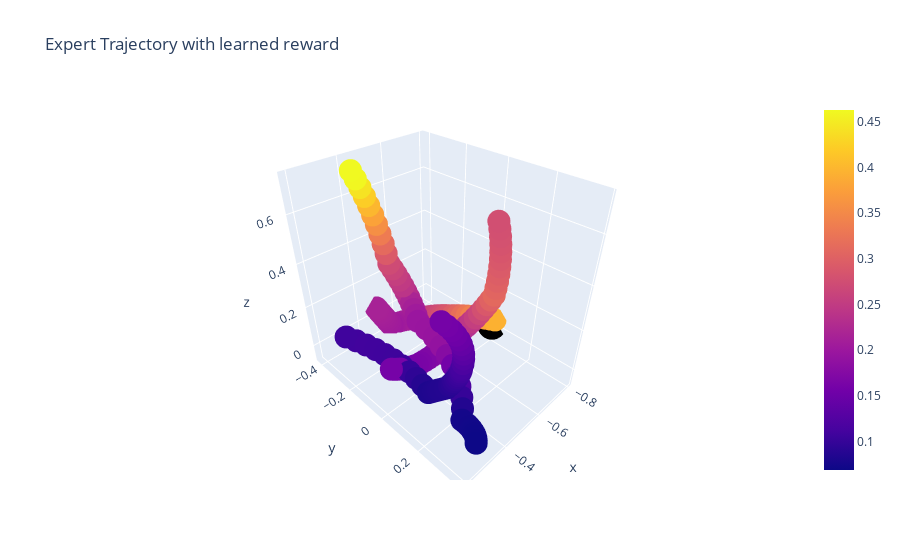
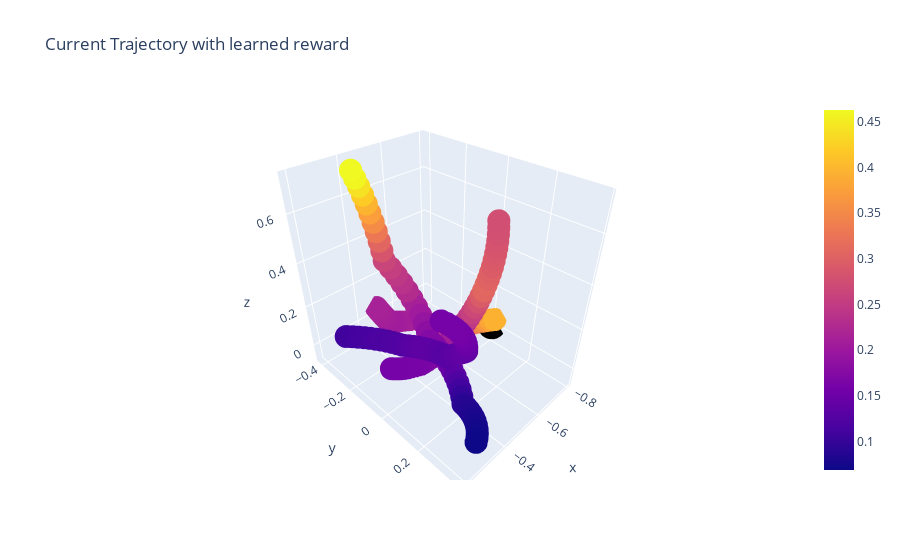

The notebook cell these images were saved under, in order:
### Code cell
# After IRL: Compare the demonstration trajectories & the current cost induced trajectories
# Colors are the learned Neural Network cost function
plot_IRL_comparison(IRL)

### Figure 1 — Plotly figure (JSON) as saved in the notebook; plotly's stock layout.template omitted (floating-point values rounded to 4 significant figures; data arrays with more than 128 entries replaced by an {"elided": "..."} marker saying what was removed)
{"data": [{"marker": {"color": {"elided": "164 float values"}, "showscale": true}, "mode": "markers", "showlegend": false, "type": "scatter3d", "x": {"elided": "164 float values"}, "y": {"elided": "164 float values"}, "z": {"elided": "164 float values"}}, {"marker": {"color": "black", "size": 10}, "mode": "markers", "showlegend": false, "type": "scatter3d", "x": [-0.8], "y": [0], "z": [0]}], "layout": {"title": {"text": "Expert Trajectory with learned reward"}}}

### Figure 2 — Plotly figure (JSON) as saved in the notebook; plotly's stock layout.template omitted (floating-point values rounded to 4 significant figures; data arrays with more than 128 entries replaced by an {"elided": "..."} marker saying what was removed)
{"data": [{"marker": {"color": {"elided": "164 float values"}, "showscale": true}, "mode": "markers", "showlegend": false, "type": "scatter3d", "x": {"elided": "164 float values"}, "y": {"elided": "164 float values"}, "z": {"elided": "164 float values"}}, {"marker": {"color": "black", "size": 10}, "mode": "markers", "showlegend": false, "type": "scatter3d", "x": [-0.8], "y": [0], "z": [0]}], "layout": {"title": {"text": "Current Trajectory with learned reward"}}}
